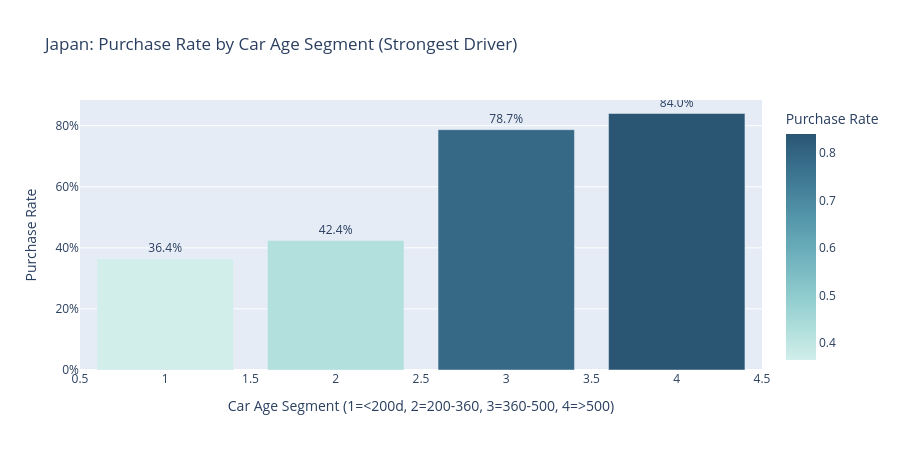

Source (notebook cell):
### Code cell
# 4.1 Purchase rate by AGE_SEG (Japan)
fig1 = px.bar(
    seg_summary.reset_index(),
    x='AGE_SEG', y='purchase_rate',
    text=seg_summary['purchase_rate'].apply(lambda x: f"{x:.1%}"),
    title="Japan: Purchase Rate by Car Age Segment (Strongest Driver)",
    labels={'AGE_SEG': 'Car Age Segment (1=<200d, 2=200-360, 3=360-500, 4=>500)',
            'purchase_rate': 'Purchase Rate'},
    color='purchase_rate', color_continuous_scale='Teal'
)
fig1.update_traces(textposition='outside')
fig1.update_layout(yaxis_tickformat='.0%', height=450)
fig1.show()

### Figure 1 — Plotly figure (JSON) as saved in the notebook; plotly's stock layout.template omitted (floating-point values rounded to 4 significant figures)
{"data": [{"hovertemplate": "Car Age Segment (1=<200d, 2=200-360, 3=360-500, 4=>500)=%{x}<br>Purchase Rate=%{marker.color}<br>text=%{text}<extra></extra>", "legendgroup": "", "marker": {"color": [0.364, 0.424, 0.787, 0.84], "coloraxis": "coloraxis", "pattern": {"shape": ""}}, "name": "", "orientation": "v", "showlegend": false, "text": ["36.4%", "42.4%", "78.7%", "84.0%"], "textposition": "outside", "type": "bar", "x": [1, 2, 3, 4], "xaxis": "x", "y": [0.364, 0.424, 0.787, 0.84], "yaxis": "y"}], "layout": {"barmode": "relative", "coloraxis": {"autocolorscale": false, "colorbar": {"title": {"text": "Purchase Rate"}}, "colorscale": [[0, "rgb(209, 238, 234)"], [0.1667, "rgb(168, 219, 217)"], [0.3333, "rgb(133, 196, 201)"], [0.5, "rgb(104, 171, 184)"], [0.6667, "rgb(79, 144, 166)"], [0.8333, "rgb(59, 115, 143)"], [1, "rgb(42, 86, 116)"]]}, "height": 450, "legend": {"tracegroupgap": 0}, "title": {"text": "Japan: Purchase Rate by Car Age Segment (Strongest Driver)"}, "xaxis": {"anchor": "y", "domain": [0, 1], "title": {"text": "Car Age Segment (1=<200d, 2=200-360, 3=360-500, 4=>500)"}}, "yaxis": {"anchor": "x", "domain": [0, 1], "tickformat": ".0%", "title": {"text": "Purchase Rate"}}}}
